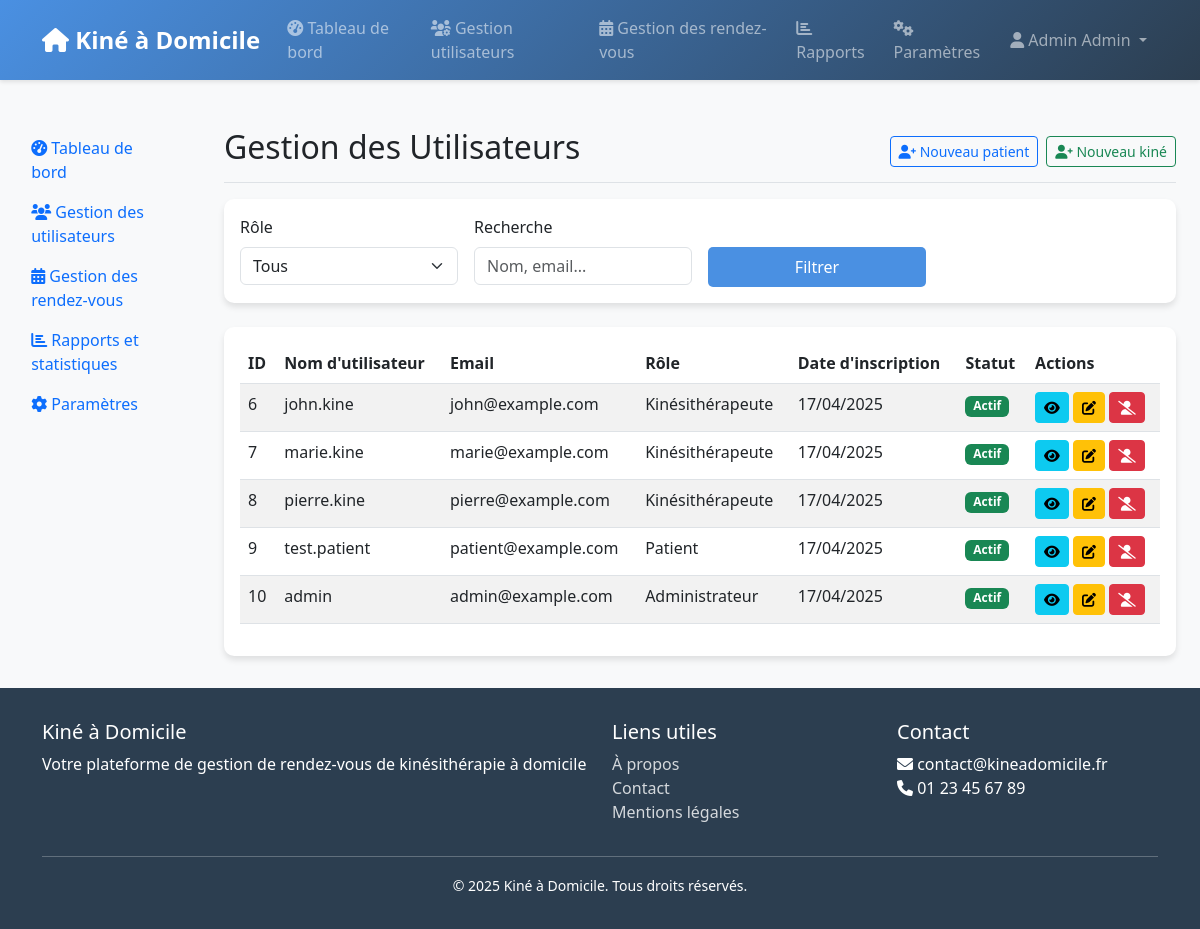
Before: /dashboard/users/ (signed in) with the older database file.
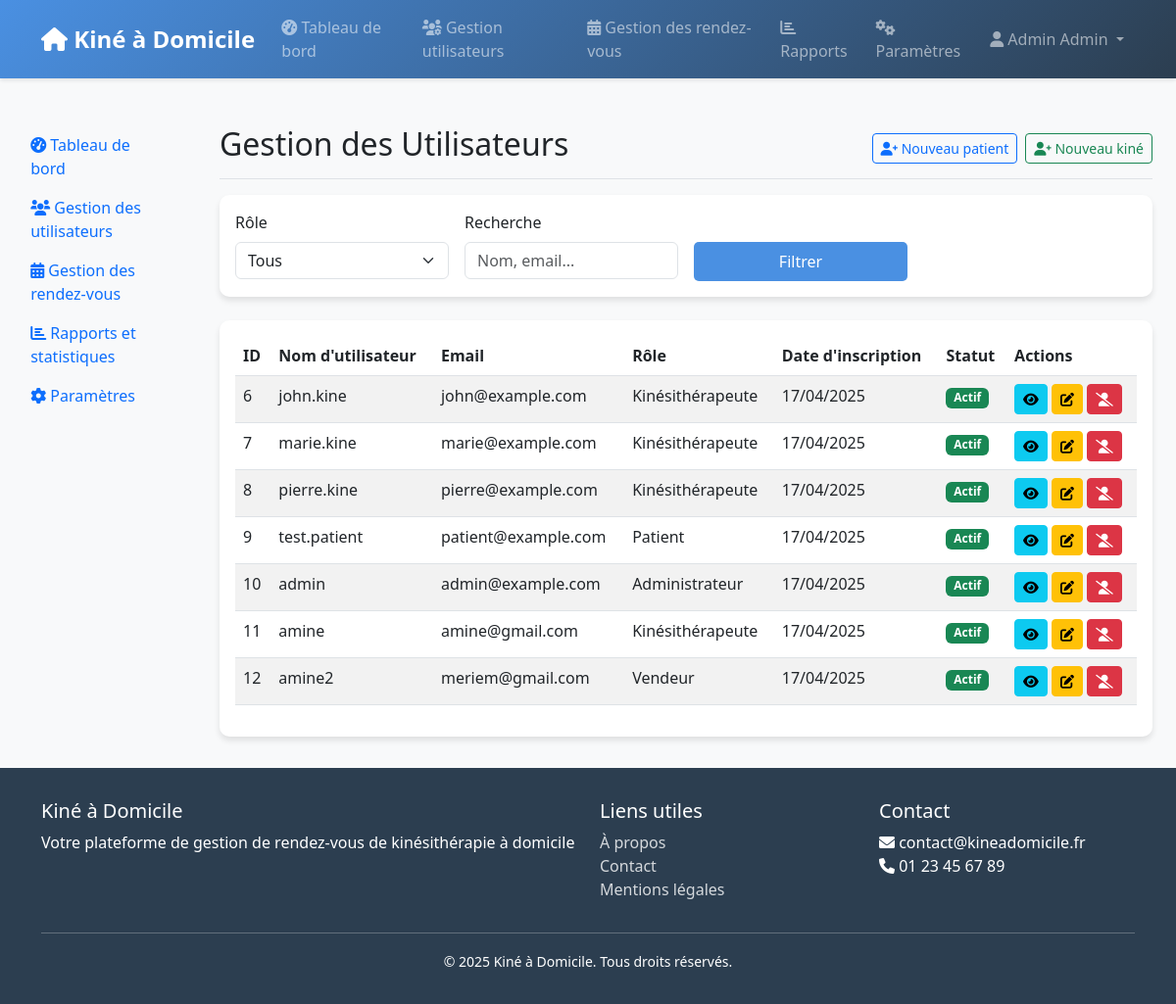
After: the same page with the newer database file.
### users/models.py (models this page shows)
class Utilisateur(AbstractUser):
    class Role(models.TextChoices):
        ADMIN = 'ADMIN', _('Administrateur')
        PATIENT = 'PATIENT', _('Patient')
        KINE = 'KINE', _('Kinésithérapeute')
        VENDEUR = 'VENDEUR', _('Vendeur')
    role = models.CharField(
        max_length=10,
        choices=Role.choices,
        default=Role.PATIENT,
    )
    date_naissance = models.DateField(null=True, blank=True)
    telephone = models.CharField(max_length=15, blank=True)

### users/views.py (the view)
# urls.py: path('dashboard/users/', admin_users, name='admin_users'),
@login_required
@user_passes_test(is_admin)
def admin_users(request):
    users = Utilisateur.objects.all()
    return render(request, 'admin/users.html', {'users': users})

### users/views.py (called while the page is built)
def is_admin(user):
    return user.is_superuser

### templates/admin/users.html (shortened to what this page needs)
{% extends 'base.html' %}
{% block content %}
<div class="container-fluid">
    <div class="row">
        <div class="col-md-3 col-lg-2 d-md-block bg-light sidebar">
            <div class="position-sticky pt-3">
                <ul class="nav flex-column">
                    <li class="nav-item">
                        <a class="nav-link" href="{% url 'admin_dashboard' %}">
                            <i class="fas fa-tachometer-alt"></i> Tableau de bord
                        </a>
                    </li>
                    <li class="nav-item">
                        <a class="nav-link active" href="{% url 'admin_users' %}">
                            <i class="fas fa-users"></i> Gestion des utilisateurs
                        </a>
                    </li>
                    <li class="nav-item">
                        <a class="nav-link" href="{% url 'admin_appointments' %}">
                            <i class="fas fa-calendar-alt"></i> Gestion des rendez-vous
                        </a>
                    </li>
                    <li class="nav-item">
                        <a class="nav-link" href="{% url 'admin_reports' %}">
                            <i class="fas fa-chart-bar"></i> Rapports et statistiques
                        </a>
                    </li>
                    <li class="nav-item">
                        <a class="nav-link" href="{% url 'admin_settings' %}">
                            <i class="fas fa-cog"></i> Paramètres
                        </a>
                    </li>
                </ul>
            </div>
        </div>
        <div class="col-md-9 ms-sm-auto col-lg-10 px-md-4">
            <div class="d-flex justify-content-between flex-wrap flex-md-nowrap align-items-center pt-3 pb-2 mb-3 border-bottom">
                <h1 class="h2">Gestion des Utilisateurs</h1>
                <div class="btn-toolbar mb-2 mb-md-0">
                    <a href="{% url 'register' %}?type=patient" class="btn btn-sm btn-outline-primary me-2">
                        <i class="fas fa-user-plus"></i> Nouveau patient
                    </a>
                    <a href="{% url 'register' %}?type=kine" class="btn btn-sm btn-outline-success">
                        <i class="fas fa-user-plus"></i> Nouveau kiné
                    </a>
                </div>
            </div>
            <div class="row mb-4">
                <div class="col-md-12">
                    <div class="card">
                        <div class="card-body">
                            <form method="get" class="row g-3">
                                <div class="col-md-3">
                                    <label for="role" class="form-label">Rôle</label>
                                    <select name="role" id="role" class="form-select">
                                        <option value="">Tous</option>
                                    </select>
                                </div>
                                <div class="col-md-3">
                                    <label for="search" class="form-label">Recherche</label>
                                    <input type="text" name="search" id="search" class="form-control" placeholder="Nom, email...">
                                </div>
                                <div class="col-md-3">
                                    <label class="form-label">&nbsp;</label>
                                    <button type="submit" class="btn btn-primary w-100">Filtrer</button>
                                </div>
                            </form>
                        </div>
                    </div>
                </div>
            </div>
            <div class="card">
                <div class="card-body">
                    <div class="table-responsive">
                        <table class="table table-striped">
                            <thead>
                                <tr>
                                    <th>ID</th>
                                    <th>Nom d'utilisateur</th>
                                    <th>Email</th>
                                    <th>Rôle</th>
                                    <th>Date d'inscription</th>
                                    <th>Statut</th>
                                    <th>Actions</th>
                                </tr>
                            </thead>
                            <tbody>
                                {% for user in users %}
                                <tr>
                                    <td>{{ user.id }}</td>
                                    <td>{{ user.username }}</td>
                                    <td>{{ user.email }}</td>
                                    <td>{{ user.get_role_display }}</td>
                                    <td>{{ user.date_joined|date:"d/m/Y" }}</td>
                                    <td>
                                        {% if user.is_active %}
                                            <span class="badge bg-success">Actif</span>
                                        {% else %}
                                            <span class="badge bg-danger">Inactif</span>
                                        {% endif %}
                                    </td>
                                    <td>
                                        <a href="{% url 'users:profile' user.id %}" class="btn btn-sm btn-info">
                                            <i class="fas fa-eye"></i>
                                        </a>
                                        <a href="{% url 'users:edit_profile' user.id %}" class="btn btn-sm btn-warning">
                                            <i class="fas fa-edit"></i>
                                        </a>
                                        {% if user.is_active %}
                                            <a href="#" class="btn btn-sm btn-danger" data-bs-toggle="modal" data-bs-target="#deactivateModal{{ user.id }}">
                                                <i class="fas fa-user-slash"></i>
                                            </a>
                                        {% else %}
                                            <a href="#" class="btn btn-sm btn-success" data-bs-toggle="modal" data-bs-target="#activateModal{{ user.id }}">
                                                <i class="fas fa-user-check"></i>
                                            </a>
                                        {% endif %}
                                    </td>
                                </tr>
                                {% endfor %}
                            </tbody>
                        </table>
                    </div>
                </div>
            </div>
        </div>
    </div>
</div>
{% endblock %}

### templates/base.html (shortened to what this page needs)
<!DOCTYPE html>
<html lang="fr">
<head>
    <link href="https://cdn.jsdelivr.net/npm/bootstrap@5.3.0/dist/css/bootstrap.min.css" rel="stylesheet">
    <link href="https://cdnjs.cloudflare.com/ajax/libs/font-awesome/6.0.0/css/all.min.css" rel="stylesheet">
    <link href="https://cdnjs.cloudflare.com/ajax/libs/tempusdominus-bootstrap-4/5.39.0/css/tempusdominus-bootstrap-4.min.css" rel="stylesheet">
</head>
<body>
    <nav class="navbar navbar-expand-lg navbar-dark">
        <div class="container">
            <a class="navbar-brand" href="{% url 'home' %}">
                <i class="fas fa-home"></i> Kiné à Domicile
            </a>
            <div class="collapse navbar-collapse" id="navbarNav">
                <ul class="navbar-nav me-auto">
                    {% if user.is_authenticated %}
                        {% if user.role == 'PATIENT' %}
                        <li class="nav-item">
                            <a class="nav-link" href="{% url 'appointments:list' %}">
                                <i class="fas fa-calendar"></i> Mes rendez-vous
                            </a>
                        </li>
                        <li class="nav-item">
                            <a class="nav-link" href="{% url 'appointments:create' %}">
                                <i class="fas fa-plus-circle"></i> Prendre RDV
                            </a>
                        </li>
                        <li class="nav-item">
                            <a class="nav-link" href="{% url 'equipment:list' %}">
                                <i class="fas fa-shopping-cart"></i> Matériel médical
                            </a>
                        </li>
                        <li class="nav-item">
                            <a class="nav-link" href="{% url 'complaints:create' %}">
                                <i class="fas fa-exclamation-circle"></i> Réclamations
                            </a>
                        </li>
                        {% elif user.is_staff %}
                        <li class="nav-item">
                            <a class="nav-link" href="{% url 'admin_dashboard' %}">
                                <i class="fas fa-tachometer-alt"></i> Tableau de bord
                            </a>
                        </li>
                        <li class="nav-item">
                            <a class="nav-link" href="{% url 'admin_users' %}">
                                <i class="fas fa-users-cog"></i> Gestion utilisateurs
                            </a>
                        </li>
                        <li class="nav-item">
                            <a class="nav-link" href="{% url 'admin_appointments' %}">
                                <i class="fas fa-calendar-alt"></i> Gestion des rendez-vous
                            </a>
                        </li>
                        <li class="nav-item">
                            <a class="nav-link" href="{% url 'admin_reports' %}">
                                <i class="fas fa-chart-bar"></i> Rapports
                            </a>
                        </li>
                        <li class="nav-item">
                            <a class="nav-link" href="{% url 'admin_settings' %}">
                                <i class="fas fa-cogs"></i> Paramètres
                            </a>
                        </li>
                        {% endif %}
                    {% endif %}
                </ul>
                <ul class="navbar-nav">
                    {% if user.is_authenticated %}
                    <li class="nav-item dropdown">
                        <a class="nav-link dropdown-toggle" href="#" id="navbarDropdown" role="button" data-bs-toggle="dropdown">
                            <i class="fas fa-user"></i> {{ user.get_full_name }}
                        </a>
                    </li>
                    {% endif %}
                </ul>
            </div>
        </div>
    </nav>
    <div class="content">
        {% block content %}{% endblock %}
    </div>
    <footer class="footer">
        <div class="container">
            <div class="row">
                <div class="col-md-6">
                    <h5>Kiné à Domicile</h5>
                    <p>
                        Votre plateforme de gestion de rendez-vous de kinésithérapie à domicile
                    </p>
                </div>
                <div class="col-md-3">
                    <h5>Liens utiles</h5>
                    <ul class="list-unstyled">
                        <li><a href="{% url 'about' %}">À propos</a></li>
                        <li><a href="{% url 'contact' %}">Contact</a></li>
                        <li><a href="{% url 'legal' %}">Mentions légales</a></li>
                    </ul>
                </div>
                <div class="col-md-3">
                    <h5>Contact</h5>
                    <ul class="list-unstyled">
                        <li><i class="fas fa-envelope"></i> contact@kineadomicile.fr</li>
                        <li><i class="fas fa-phone"></i> 01 23 45 67 89</li>
                    </ul>
                </div>
            </div>
            <hr>
            <div class="text-center">
                <small>&copy; {% now "Y" %} Kiné à Domicile. Tous droits réservés.</small>
            </div>
        </div>
    </footer>
</body>
</html>

### templates/base.html (style rules this page uses)
:root { --primary-color: #4a90e2; --secondary-color: #2c3e50; --accent-color: #e74c3c; --light-bg: #f8f9fa; --dark-bg: #343a40; }
body { min-height: 100vh; display: flex; flex-direction: column; background-color: var(--light-bg); font-family: 'Segoe UI', Tahoma, Geneva, Verdana, sans-serif; }
.navbar { background: linear-gradient(135deg, var(--primary-color), var(--secondary-color)); box-shadow: 0 2px 4px rgba(0,0,0,0.1); }
.navbar-brand { font-weight: 600; font-size: 1.5rem; }
.nav-link { font-weight: 500; transition: all 0.3s ease; padding: 0.5rem 1rem; border-radius: 5px; margin: 0 0.2rem; }
.content { flex: 1; padding: 2rem 0; }
.footer { background: var(--secondary-color); color: white; padding: 2rem 0; margin-top: auto; }
.footer a { color: rgba(255,255,255,0.8); text-decoration: none; transition: all 0.3s ease; }
.card { border: none; border-radius: 10px; box-shadow: 0 4px 6px rgba(0,0,0,0.1); transition: all 0.3s ease; }
.btn-primary { background-color: var(--primary-color); border: none; padding: 0.5rem 1.5rem; border-radius: 5px; transition: all 0.3s ease; }

Changed rows visible on the page:
added Utilisateur: id "11", username "amine", email "amine@gmail.com", role "Kinésithérapeute", date_joined "17/04/2025", is_active "Actif"
added Utilisateur: id "12", username "amine2", email "meriem@gmail.com", role "Vendeur", date_joined "17/04/2025", is_active "Actif"
